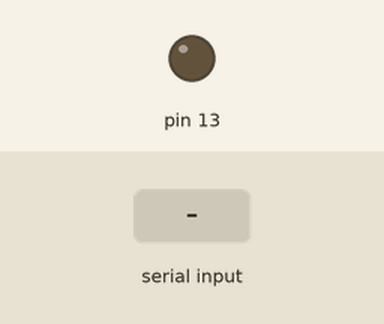
Simulated run of this sketch. Board: Arduino Uno, built with avr-gcc and run on an emulated ATmega328P. On the bench: output pins drawn as LEDs (lit = HIGH). The inputs (shaded band) are chosen by the test bench. What the sketch prints to the serial monitor is not drawn.

Above: at 1.2 s.
1.3 s: "t" received over Serial
At 2.7 s:
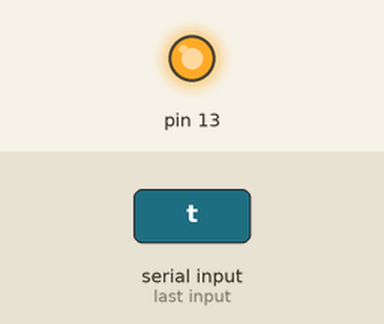
Timing chart, 0 to 4.3 s (numbered marks = the images above; inputs shaded):
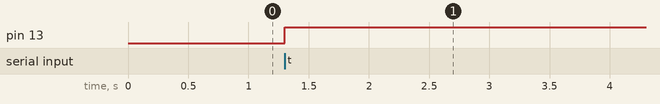

Measured:
- after the input at 1.3 s, pin 13: LOW → HIGH at once

The sketch:

lalu_lintas.ino
```cpp
char c;
int state=0;

void setup() {
  pinMode(13,OUTPUT);
  Serial.begin(9600);
}

void loop() {
  while(Serial.available() <= 0) {
    if (state==0)
      digitalWrite(13,LOW);
    else if (state==1){
      digitalWrite(13,HIGH);
      while(1){
        Serial.print("b201008292140929z");
        delay(1000);
        Serial.print("b201112084081930z");
        delay(1000);
      }
    }
  }

  c = Serial.read();
  if (c=='n')
    state=0;
  else if (c=='t'){
    Serial.print("ax");
    state=1;
  }
}
```
